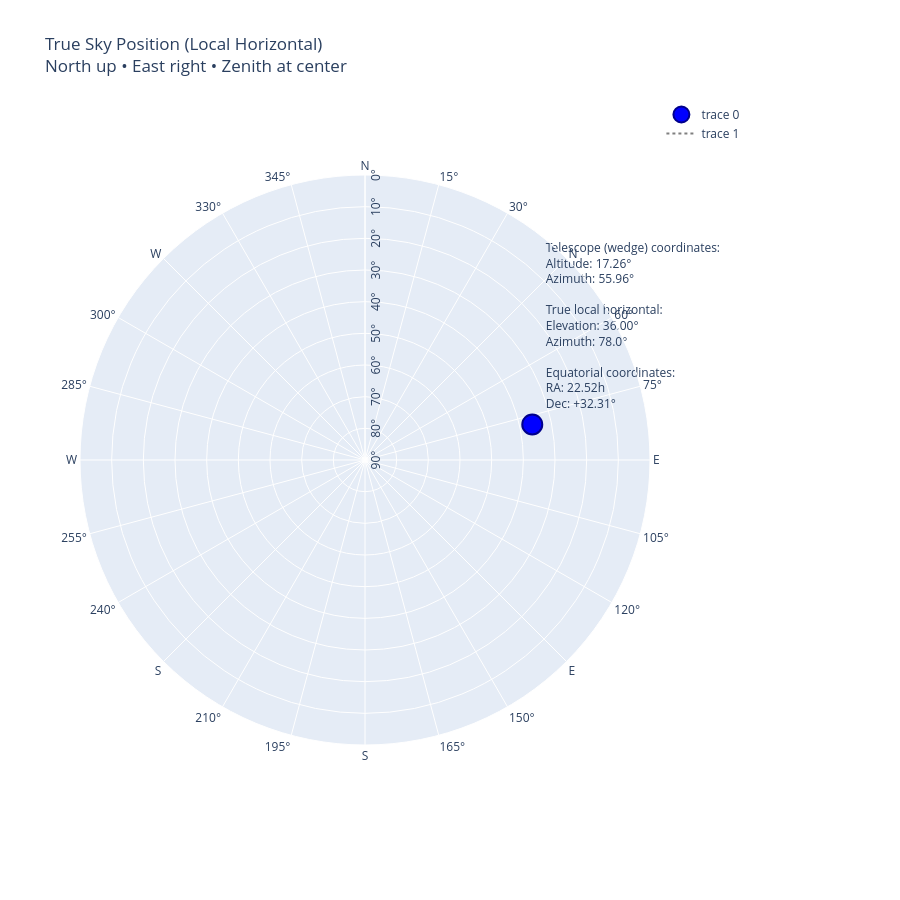

The notebook cell saved with this chart:
### Markdown cell above
Reverse Transformation: True Local Horizontal Elevation/Azimuth to Telescope Altitude/Azimuth
The reverse transformation can be derived from the forward equations using linear algebra on the rotation components. Given site latitude φ, true local horizontal elevation (el_local), and azimuth (az_local, 0° at north, increasing eastward):
Let D = cos(φ) ⋅ sin(el_local) - sin(φ) ⋅ cos(el_local) ⋅ cos(az_local)
Let A = sin(φ) ⋅ sin(el_local) + cos(φ) ⋅ cos(el_local) ⋅ cos(az_local)
Let B = cos(el_local) ⋅ sin(az_local)
Then:
telescope_altitude = arcsin(D)
cos(telescope_altitude) = √(1 - D²)  (positive, assuming telescope_altitude in [-90°, 90°])
telescope_azimuth = atan2(B / cos(telescope_altitude), A / cos(telescope_altitude))
(Use np.arctan2 for the correct quadrant; result in [-180°, 180°] or [0°, 360°] as preferred.)
For closed-ended mathematics questions, here's how to arrive at the solution:
The forward transformation represents a coordinate rotation by latitude φ. The pointing direction is a unit vector, and the equations for sin(el_local), cos(el_local) ⋅ cos(az_local), and cos(el_local) ⋅ sin(az_local) correspond to the z, x, and y components in the rotated frame. By inverting the rotation matrix (a 2D subsystem for the relevant planes, since the y-component is independent), we solve the system for the unknowns D = sin(telescope_altitude), A = cos(telescope_altitude) ⋅ cos(telescope_azimuth), and B = cos(telescope_altitude) ⋅ sin(telescope_azimuth).
Example Calculation
Given: True local horizontal elevation = 36°, azimuth = 78°, site latitude = 45° N. Assume longitude = 0° and time = 12:00 UTC on December 19, 2025 (LST ≈ 17.89 hours).
Step 1: Convert to radians.
el_local = 36° → 0.6283 rad
az_local = 78° → 1.3614 rad
φ = 45° → 0.7854 rad
Step 2: Compute intermediates.
sin(el_local) ≈ 0.5878, cos(el_local) ≈ 0.8090
sin(az_local) ≈ 0.9781, cos(az_local) ≈ 0.2079
sin(φ) ≈ 0.7071, cos(φ) ≈ 0.7071
D ≈ (0.7071)(0.5878) - (0.7071)(0.8090)(0.2079) ≈ 0.4157 - 0.1189 ≈ 0.2968
A ≈ (0.7071)(0.5878) + (0.7071)(0.8090)(0.2079) ≈ 0.4157 + 0.1189 ≈ 0.5346
B ≈ (0.8090)(0.9781) ≈ 0.7910
Step 3: Compute telescope altitude.
telescope_altitude ≈ arcsin(0.2968) ≈ 17.27°
cos(telescope_altitude) ≈ √(1 - 0.2968²) ≈ √(0.9119) ≈ 0.9549
Step 4: Compute telescope azimuth.
sin(telescope_azimuth) ≈ 0.7910 / 0.9549 ≈ 0.8284
cos(telescope_azimuth) ≈ 0.5346 / 0.9549 ≈ 0.5599
telescope_azimuth ≈ arctan2(0.8284, 0.5599) ≈ 55.94°
Step 5: Compute right ascension and declination (for completeness, using standard transformation).
sin(Dec) ≈ sin(φ) ⋅ sin(el_local) + cos(φ) ⋅ cos(el_local) ⋅ cos(az_local) ≈ 0.5346 → Dec ≈ 32.31°
sin(HA) ≈ -cos(el_local) ⋅ sin(az_local) / cos(Dec) ≈ -0.9358
cos(HA) ≈ [cos(φ) ⋅ sin(el_local) - sin(φ) ⋅ cos(el_local) ⋅ cos(az_local)] / cos(Dec) ≈ 0.3512
HA ≈ arctan2(-0.9358, 0.3512) ≈ -69.44° ≈ -4.63 hours
RA ≈ LST - HA ≈ 17.89 + 4.63 ≈ 22.52 hours (22h 31m)
Updated Python Implementation with NumPy and Plotly
Here's the complete code with both forward and reverse transformations. The plot shows the true local horizontal position (as before), labeled with all three coordinate systems.

### Code cell
# Forward: Telescope alt/az (wedge frame) → Local horizontal elev/az
def telescope_to_local_elev_az(alt_tel_deg, az_tel_deg, lat_deg=45.0):
    alt_t = np.deg2rad(alt_tel_deg)
    az_t = np.deg2rad(az_tel_deg)
    lat = np.deg2rad(lat_deg)
    
    sin_el = np.sin(alt_t) * np.cos(lat) + np.cos(alt_t) * np.sin(lat) * np.cos(az_t)
    el_local_deg = np.rad2deg(np.arcsin(sin_el))
    
    cos_el = np.cos(np.deg2rad(el_local_deg))
    cos_el = np.maximum(cos_el, 1e-8)
    
    sin_az = np.cos(alt_t) * np.sin(az_t) / cos_el
    cos_az = (np.cos(alt_t) * np.cos(az_t) * np.cos(lat) - np.sin(alt_t) * np.sin(lat)) / cos_el
    
    az_local_deg = np.rad2deg(np.arctan2(sin_az, cos_az)) % 360
    return el_local_deg, az_local_deg

# Reverse: Local horizontal elev/az → Telescope alt/az (wedge frame)
def local_elev_az_to_telescope(el_local_deg, az_local_deg, lat_deg=45.0):
    el = np.deg2rad(el_local_deg)
    az = np.deg2rad(az_local_deg)
    lat = np.deg2rad(lat_deg)
    
    sin_lat = np.sin(lat)
    cos_lat = np.cos(lat)
    
    sin_el = np.sin(el)
    cos_el = np.cos(el)
    sin_az = np.sin(az)
    cos_az = np.cos(az)
    
    D = cos_lat * sin_el - sin_lat * cos_el * cos_az
    A = sin_lat * sin_el + cos_lat * cos_el * cos_az
    B = cos_el * sin_az
    
    alt_tel_deg = np.rad2deg(np.arcsin(D))
    cos_alt = np.sqrt(1 - D**2)
    cos_alt = np.maximum(cos_alt, 1e-8)
    
    sin_az_tel = B / cos_alt
    cos_az_tel = A / cos_alt
    az_tel_deg = np.rad2deg(np.arctan2(sin_az_tel, cos_az_tel)) % 360
    
    return alt_tel_deg, az_tel_deg

# Equatorial coordinates from local horizontal
def altaz_local_to_radec(el_deg, az_deg, lat_deg=45.0, lst_hours=17.89):
    el = np.deg2rad(el_deg)
    az = np.deg2rad(az_deg)
    lat = np.deg2rad(lat_deg)
    
    sin_dec = np.sin(lat) * np.sin(el) + np.cos(lat) * np.cos(el) * np.cos(az)
    dec_deg = np.rad2deg(np.arcsin(sin_dec))
    
    cos_dec = np.cos(np.deg2rad(dec_deg))
    cos_dec = np.maximum(cos_dec, 1e-10)
    sin_ha = -np.cos(el) * np.sin(az) / cos_dec
    cos_ha = (np.cos(lat) * np.sin(el) - np.sin(lat) * np.cos(el) * np.cos(az)) / cos_dec
    ha_deg = np.rad2deg(np.arctan2(sin_ha, cos_ha))
    ha_hours = ha_deg / 15
    ra_hours = (lst_hours - ha_hours) % 24
    
    return ra_hours, dec_deg

# Example: Reverse transformation (true local horizontal → telescope wedge coordinates)
el_local = 36.0
az_local = 78.0

alt_tel, az_tel = local_elev_az_to_telescope(el_local, az_local)
ra_h, dec = altaz_local_to_radec(el_local, az_local)

print(f"Telescope Altitude: {alt_tel:.2f}°")
print(f"Telescope Azimuth: {az_tel:.2f}°")
print(f"RA: {ra_h:.2f}h, Dec: {dec:.2f}°")

# Polar plot coordinates (local horizontal view)
r = 90 - el_local
theta = az_local

label = (f"Telescope (wedge) coordinates:<br>"
         f"Altitude: {alt_tel:.2f}°<br>"
         f"Azimuth: {az_tel:.2f}°<br><br>"
         f"True local horizontal:<br>"
         f"Elevation: {el_local:.2f}°<br>"
         f"Azimuth: {az_local:.1f}°<br><br>"
         f"Equatorial coordinates:<br>"
         f"RA: {ra_h:.2f}h<br>"
         f"Dec: +{dec:.2f}°")

# Fixed tickvals: convert range → list
radial_tickvals = list(range(0, 91, 10))
angular_tickvals = list(range(0, 360, 15))
angular_ticktext = [f'{d}°' if d % 45 != 0 else ['N','E','S','W'][d//90] for d in angular_tickvals]

fig = go.Figure()

fig.add_trace(go.Scatterpolar(
    r=[r], theta=[theta],
    mode='markers+text',
    marker=dict(size=20, color='blue', symbol='circle', line=dict(width=2, color='darkblue')),
    text=[label],
    textposition='top right',
    textfont=dict(size=12),
))

fig.add_trace(go.Scatterpolar(
    r=[90], theta=np.linspace(0,360,200),
    mode='lines', line=dict(color='gray', dash='dot')
))

fig.update_layout(
    title='True Sky Position (Local Horizontal)<br>North up • East right • Zenith at center',
    width=900, height=900,
    margin=dict(l=80, r=250, t=100, b=80),
    polar=dict(
        radialaxis=dict(
            range=[0,90],
            tickvals=radial_tickvals,
            ticktext=[f'{90-i}°' for i in radial_tickvals],
            angle=90
        ),
        angularaxis=dict(
            direction='clockwise',
            rotation=90,
            tickvals=angular_tickvals,
            ticktext=angular_ticktext
        )
    )
)

fig.show()

### Figure 1 — Plotly figure (JSON) as saved in the notebook; plotly's stock layout.template omitted (floating-point values rounded to 4 significant figures; data arrays with more than 128 entries replaced by an {"elided": "..."} marker saying what was removed)
{"data": [{"marker": {"color": "blue", "line": {"color": "darkblue", "width": 2}, "size": 20, "symbol": "circle"}, "mode": "markers+text", "r": [54], "text": ["Telescope (wedge) coordinates:<br>Altitude: 17.26°<br>Azimuth: 55.96°<br><br>True local horizontal:<br>Elevation: 36.00°<br>Azimuth: 78.0°<br><br>Equatorial coordinates:<br>RA: 22.52h<br>Dec: +32.31°"], "textfont": {"size": 12}, "textposition": "top right", "theta": [78], "type": "scatterpolar"}, {"line": {"color": "gray", "dash": "dot"}, "mode": "lines", "r": [90], "theta": {"elided": "200 float values"}, "type": "scatterpolar"}], "layout": {"height": 900, "margin": {"b": 80, "l": 80, "r": 250, "t": 100}, "polar": {"angularaxis": {"direction": "clockwise", "rotation": 90, "ticktext": ["N", "15°", "30°", "N", "60°", "75°", "E", "105°", "120°", "E", "150°", "165°", "S", "195°", "210°", "S", "240°", "255°", "W", "285°", "300°", "W", "330°", "345°"], "tickvals": [0, 15, 30, 45, 60, 75, 90, 105, 120, 135, 150, 165, 180, 195, 210, 225, 240, 255, 270, 285, 300, 315, 330, 345]}, "radialaxis": {"angle": 90, "range": [0, 90], "ticktext": ["90°", "80°", "70°", "60°", "50°", "40°", "30°", "20°", "10°", "0°"], "tickvals": [0, 10, 20, 30, 40, 50, 60, 70, 80, 90]}}, "title": {"text": "True Sky Position (Local Horizontal)<br>North up • East right • Zenith at center"}, "width": 900}}
